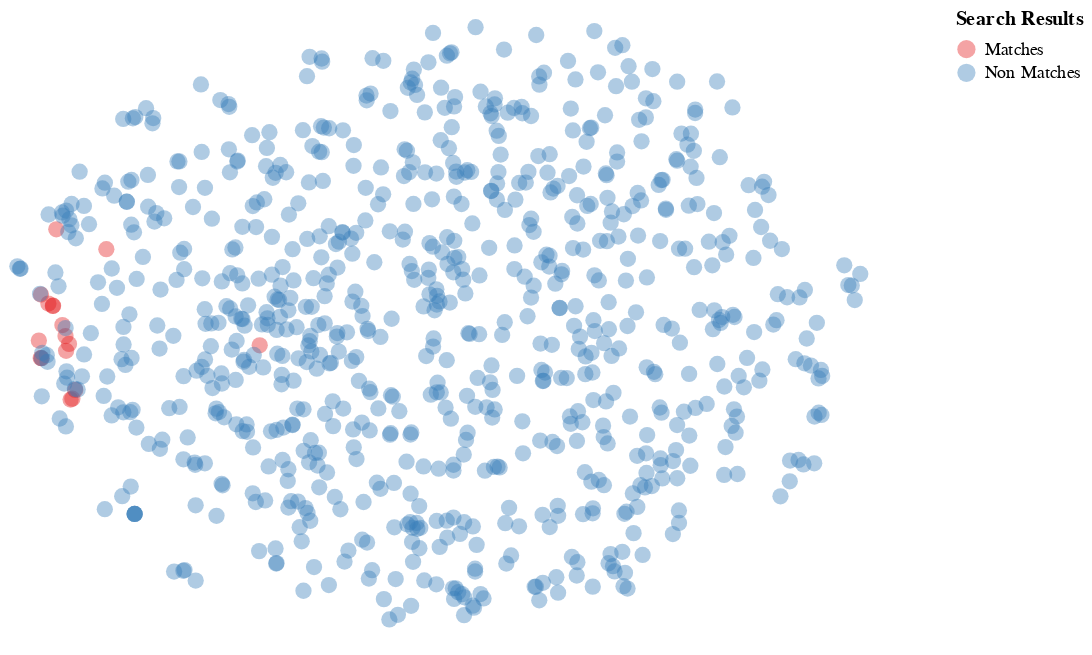

Notebook cell for this chart:
### Code cell
query ="""
Efforts to identify the underlying drivers of fear, anxiety and stigma that
fuel misinformation and rumor, particularly through social media.
"""
papers.search_2d(query)

### Figure 1 — Vega-Lite specification as saved in the notebook (floating-point values rounded to 4 significant figures; data arrays with more than 128 entries replaced by an {"elided": "..."} marker saying what was removed)
{"config": {"view": {"continuousWidth": 400, "continuousHeight": 300, "strokeWidth": 0}, "axis": {"grid": false}}, "data": {"name": "data-12a44df93dd03ad77fce217ff2054fde"}, "mark": {"type": "circle", "opacity": 0.4, "size": 80}, "encoding": {"color": {"type": "nominal", "field": "Search Results", "scale": {"scheme": "set1"}}, "x": {"type": "quantitative", "axis": null, "field": "x"}, "y": {"type": "quantitative", "axis": null, "field": "y"}}, "height": 350, "width": 500, "$schema": "https://vega.github.io/schema/vega-lite/v4.0.2.json", "datasets": {"data-12a44df93dd03ad77fce217ff2054fde": {"elided": "817 records"}}}
